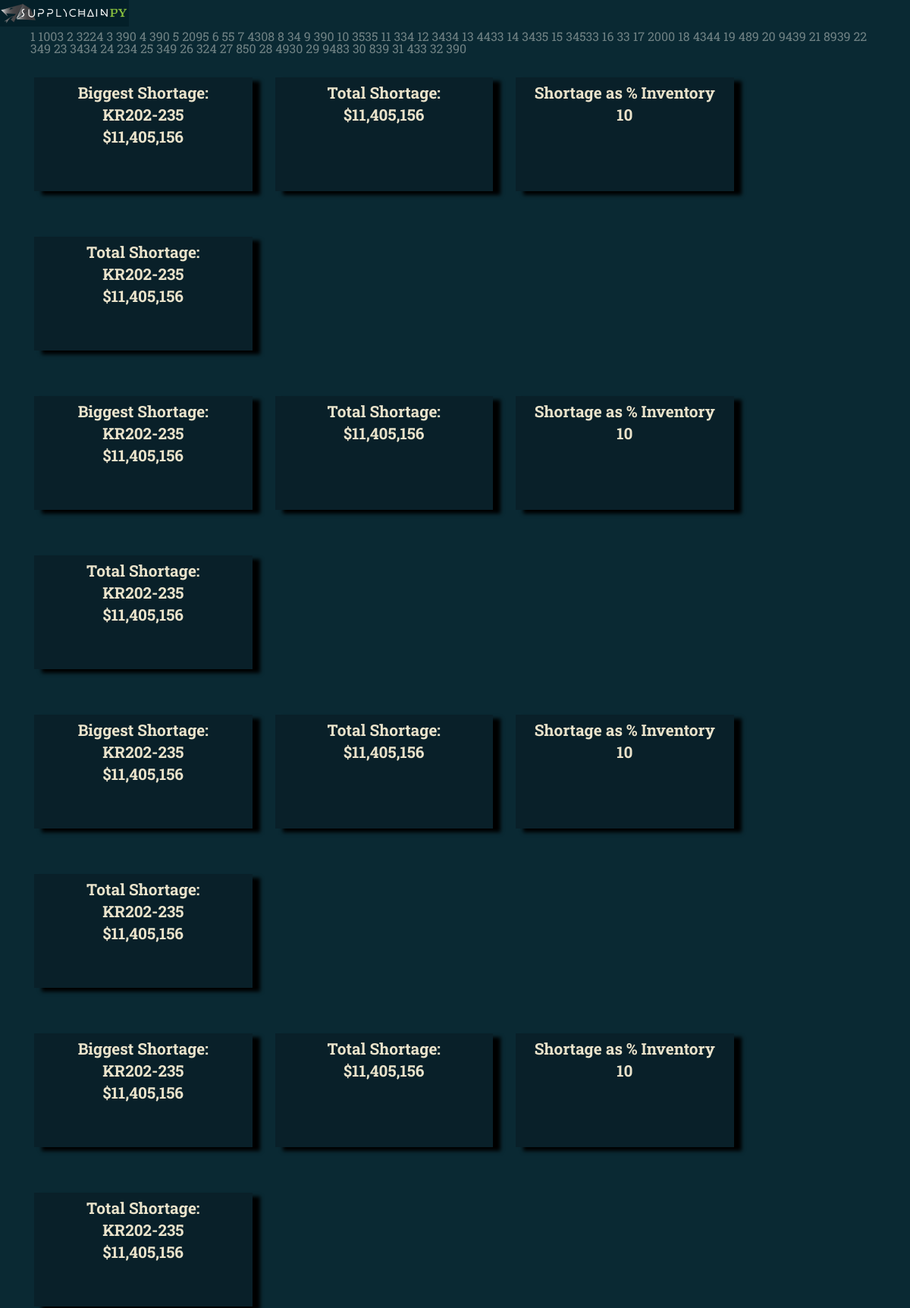
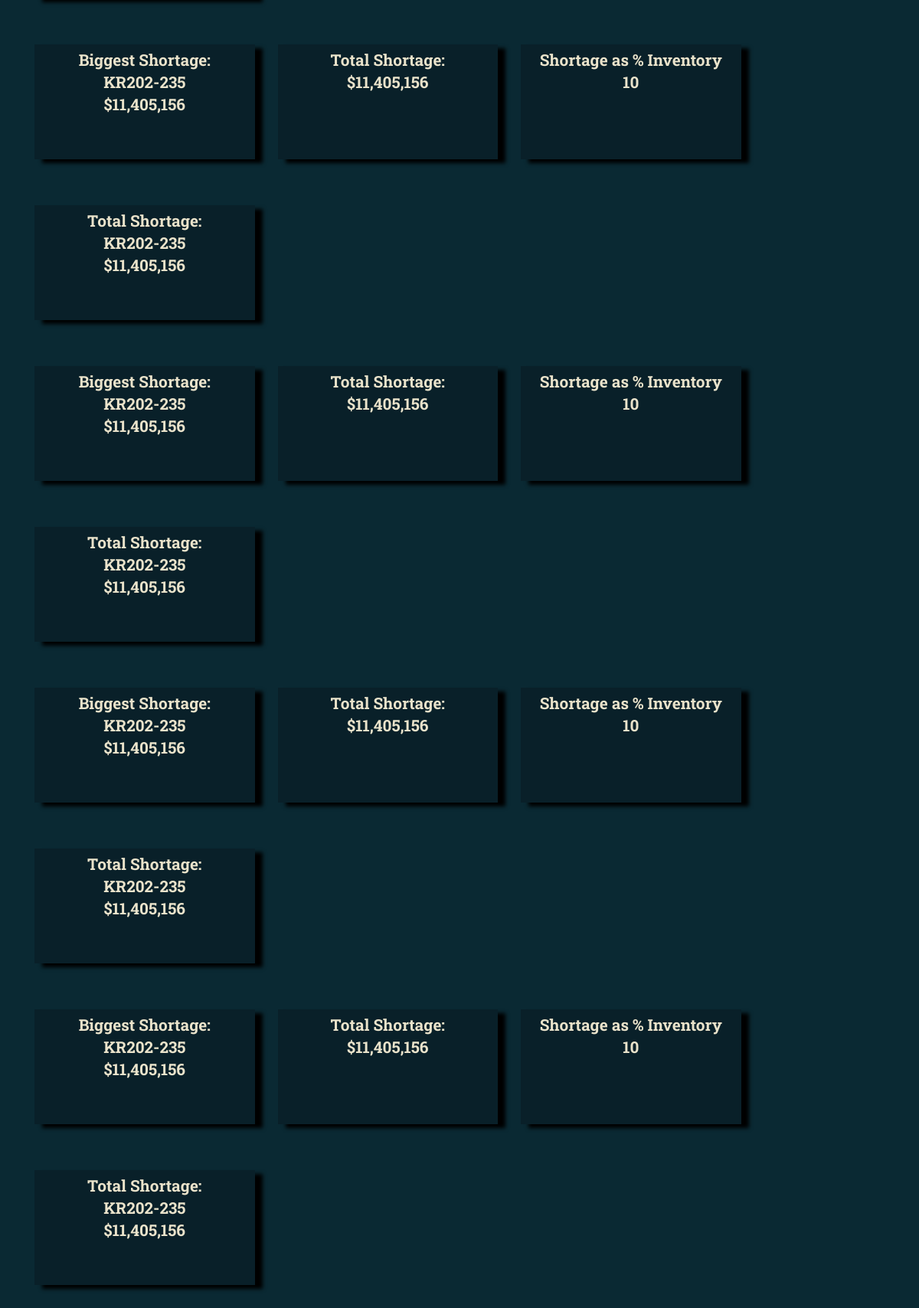
The page /sku_detail on the database its author committed (2 pictures, top to bottom).
### supplychainpy/reporting/views.py (models this page shows, shortened)
class InventoryAnalysis(db.Model):
    __table_args__ = {'sqlite_autoincrement': True}
    id = db.Column(db.Integer(), primary_key=True)
    sku_id = db.Column(db.Integer, db.ForeignKey('master_sku_list.id'))
    abc_xyz_classification = db.Column(db.String(2))
    standard_deviation = db.Column(db.Integer())
    safety_stock = db.Column(db.Integer())
    reorder_level = db.Column(db.Integer())
    economic_order_quantity = db.Column(db.Integer())
    demand_variability = db.Column(db.Integer())
    average_orders = db.Column(db.Float())
    shortages = db.Column(db.Integer())
    excess_stock = db.Column(db.Integer())
    reorder_quantity = db.Column(db.Integer())
    economic_order_variable_cost = db.Column(db.Float())
    unit_cost = db.Column(db.Numeric(12, 2))
    revenue = db.Column(db.Float())
    date = db.Column(db.DateTime())
    safety_stock_rank = db.Column(db.Integer())
    shortage_rank = db.Column(db.Integer())
    excess_cost = db.Column(db.Numeric(12, 2))
    percentage_contribution_revenue = db.Column(db.Float)
    excess_rank = db.Column(db.Integer())
    retail_price = db.Column(db.Numeric(18, 2))
    gross_profit_margin = db.Column(db.Numeric(12, 2))
    min_order = db.Column(db.Integer())
    safety_stock_cost = db.Column(db.Numeric(18, 2))
    revenue_rank = db.Column(db.Integer())
    markup_percentage = db.Column(db.Float())
    max_order = db.Column(db.Integer())
    shortage_cost = db.Column(db.Numeric(18, 2))
    quantity_on_hand = db.Column(db.Integer())
    currency_id = db.Column(db.Integer, db.ForeignKey('currency.id'))
    transaction_log_id = db.Column(db.Integer, db.ForeignKey('transaction_log.id'))

### supplychainpy/reporting/views.py (the view)
@app.route('/sku_detail', methods=['GET'])
@app.route('/sku_detail/<string:sku_id>', methods=['GET'])
def sku(sku_id: str = None):
    if sku_id is not None:
        inventory = db.session.query(InventoryAnalysis).filter(InventoryAnalysis.sku_id == sku_id).all()
    else:
        inventory = db.session.query(InventoryAnalysis).all()
    return flask.render_template('sku.html', inventory=inventory)

### supplychainpy/reporting/templates/sku.html
{% extends "base.html" %}
{% block body%}
<div>
    {% for sku in inventory %}
    {{sku.sku_id}}
    {{sku.quantity_on_hand}}
    {% endfor %}
    <div class=" row">
        <div class=" pebble col-md-3">
            <h1>Biggest Shortage: </h1>
            <h1><strong>KR202-235</strong></h1>
            <h1><strong>$11,405,156</strong></h1>
        </div>
        <div class=" pebble col-md-3">
            <h1>Total Shortage: </h1>
            <h1><strong>$11,405,156</strong></h1>
        </div>
        <div class=" pebble col-md-3">
            <h1>Shortage as % Inventory </h1>
            <h1><strong>10</strong></h1>
        </div>
        <div class=" pebble col-md-3">
            <h1>Total Shortage: </h1>
            <h1><strong>KR202-235</strong></h1>
            <h1><strong>$11,405,156</strong></h1>
        </div>
    </div>
    <div class=" row">
        <div class=" pebble col-md-3">
            <h1>Biggest Shortage: </h1>
            <h1><strong>KR202-235</strong></h1>
            <h1><strong>$11,405,156</strong></h1>
        </div>
        <div class=" pebble col-md-3">
            <h1>Total Shortage: </h1>
            <h1><strong>$11,405,156</strong></h1>
        </div>
        <div class=" pebble col-md-3">
            <h1>Shortage as % Inventory </h1>
            <h1><strong>10</strong></h1>
        </div>
        <div class=" pebble col-md-3">
            <h1>Total Shortage: </h1>
            <h1><strong>KR202-235</strong></h1>
            <h1><strong>$11,405,156</strong></h1>
        </div>
    </div>
    <div class=" row">
        <div class=" pebble col-md-3">
            <h1>Biggest Shortage: </h1>
            <h1><strong>KR202-235</strong></h1>
            <h1><strong>$11,405,156</strong></h1>
        </div>
        <div class=" pebble col-md-3">
            <h1>Total Shortage: </h1>
            <h1><strong>$11,405,156</strong></h1>
        </div>
        <div class=" pebble col-md-3">
            <h1>Shortage as % Inventory </h1>
            <h1><strong>10</strong></h1>
        </div>
        <div class=" pebble col-md-3">
            <h1>Total Shortage: </h1>
            <h1><strong>KR202-235</strong></h1>
            <h1><strong>$11,405,156</strong></h1>
        </div>
    </div>
    <div class=" row">
        <div class=" pebble col-md-3">
            <h1>Biggest Shortage: </h1>
            <h1><strong>KR202-235</strong></h1>
            <h1><strong>$11,405,156</strong></h1>
        </div>
        <div class=" pebble col-md-3">
            <h1>Total Shortage: </h1>
            <h1><strong>$11,405,156</strong></h1>
        </div>
        <div class=" pebble col-md-3">
            <h1>Shortage as % Inventory </h1>
            <h1><strong>10</strong></h1>
        </div>
        <div class=" pebble col-md-3">
            <h1>Total Shortage: </h1>
            <h1><strong>KR202-235</strong></h1>
            <h1><strong>$11,405,156</strong></h1>
        </div>
    </div>
    <div class=" row">
        <div class=" pebble col-md-3">
            <h1>Biggest Shortage: </h1>
            <h1><strong>KR202-235</strong></h1>
            <h1><strong>$11,405,156</strong></h1>
        </div>
        <div class=" pebble col-md-3">
            <h1>Total Shortage: </h1>
            <h1><strong>$11,405,156</strong></h1>
        </div>
        <div class=" pebble col-md-3">
            <h1>Shortage as % Inventory </h1>
            <h1><strong>10</strong></h1>
        </div>
        <div class=" pebble col-md-3">
            <h1>Total Shortage: </h1>
            <h1><strong>KR202-235</strong></h1>
            <h1><strong>$11,405,156</strong></h1>
        </div>
    </div>
    <div class=" row">
        <div class=" pebble col-md-3">
            <h1>Biggest Shortage: </h1>
            <h1><strong>KR202-235</strong></h1>
            <h1><strong>$11,405,156</strong></h1>
        </div>
        <div class=" pebble col-md-3">
            <h1>Total Shortage: </h1>
            <h1><strong>$11,405,156</strong></h1>
        </div>
        <div class=" pebble col-md-3">
            <h1>Shortage as % Inventory </h1>
            <h1><strong>10</strong></h1>
        </div>
        <div class=" pebble col-md-3">
            <h1>Total Shortage: </h1>
            <h1><strong>KR202-235</strong></h1>
            <h1><strong>$11,405,156</strong></h1>
        </div>
    </div>
    <div class=" row">
        <div class=" pebble col-md-3">
            <h1>Biggest Shortage: </h1>
            <h1><strong>KR202-235</strong></h1>
            <h1><strong>$11,405,156</strong></h1>
        </div>
        <div class=" pebble col-md-3">
            <h1>Total Shortage: </h1>
            <h1><strong>$11,405,156</strong></h1>
        </div>
        <div class=" pebble col-md-3">
            <h1>Shortage as % Inventory </h1>
            <h1><strong>10</strong></h1>
        </div>
        <div class=" pebble col-md-3">
            <h1>Total Shortage: </h1>
            <h1><strong>KR202-235</strong></h1>
            <h1><strong>$11,405,156</strong></h1>
        </div>
    </div>
    <div class=" row">
        <div class=" pebble col-md-3">
            <h1>Biggest Shortage: </h1>
            <h1><strong>KR202-235</strong></h1>
            <h1><strong>$11,405,156</strong></h1>
        </div>
        <div class=" pebble col-md-3">
            <h1>Total Shortage: </h1>
            <h1><strong>$11,405,156</strong></h1>
        </div>
        <div class=" pebble col-md-3">
            <h1>Shortage as % Inventory </h1>
            <h1><strong>10</strong></h1>
        </div>
        <div class=" pebble col-md-3">
            <h1>Total Shortage: </h1>
            <h1><strong>KR202-235</strong></h1>
            <h1><strong>$11,405,156</strong></h1>
        </div>
    </div>
</div>
{% endblock %}

### supplychainpy/reporting/static/auxiliary.css (style rules this page uses)
a, abbr, acronym, address, applet, article, aside, audio, b, big, blockquote, body, canvas, caption, center, cite, code, dd, del, details, dfn, div, dl, dt, em, embed, fieldset, figcaption, figure, footer, form, h1, h2, h3, h4, h5, h6, header, hgroup, html, i, iframe, img, ins, kbd, label, legend, li, mark, menu, nav, object, ol, output, p, pre, q, ruby, s, samp, section, small, span, strike, strong, sub, summary, sup, table, tbody, td, tfoot, th, thead, time, tr, tt, u, ul, var, video { margin: 0; padding: 0; border: 0; font: inherit; vertical-align: baseline }
body { line-height: 1 }
body { background-color: #0A2933; color: #708284; font-family: "Roboto Slab"; font-size: 1em; }
h1, h2, h3, h4, h5, h6 { font-family: 'Roboto Slab', "Helvetica Neue", Helvetica, sans-serif; font-weight: 700; color: #EAE3CB; margin-bottom: .4em; }
body { overflow-x: hidden; }
* { margin: 0; padding: 0; }
.pebble { margin-top: 30px; margin-bottom: 30px; margin-right: 10px; padding-top: 10px; padding-bottom: 10px; background-color: #092029; max-width: 300px; height: 150px; font-size: 1.3em; text-align: center; margin-left: 20px; box-shadow: 10px 5px 5px black; }

### rows shown on the page
InventoryAnalysis: sku_id "1", quantity_on_hand "1003"
InventoryAnalysis: sku_id "2", quantity_on_hand "3224"
InventoryAnalysis: sku_id "3", quantity_on_hand "390"
InventoryAnalysis: sku_id "4", quantity_on_hand "390"
InventoryAnalysis: sku_id "5", quantity_on_hand "2095"
InventoryAnalysis: sku_id "6", quantity_on_hand "55"
InventoryAnalysis: sku_id "7", quantity_on_hand "4308"
InventoryAnalysis: sku_id "8", quantity_on_hand "34"
InventoryAnalysis: sku_id "9", quantity_on_hand "390"
InventoryAnalysis: sku_id "10", quantity_on_hand "3535"
InventoryAnalysis: sku_id "11", quantity_on_hand "334"
InventoryAnalysis: sku_id "12", quantity_on_hand "3434"
InventoryAnalysis: sku_id "13", quantity_on_hand "4433"
InventoryAnalysis: sku_id "14", quantity_on_hand "3435"
InventoryAnalysis: sku_id "15", quantity_on_hand "34533"
InventoryAnalysis: sku_id "16", quantity_on_hand "33"
InventoryAnalysis: sku_id "17", quantity_on_hand "2000"
InventoryAnalysis: sku_id "18", quantity_on_hand "4344"
InventoryAnalysis: sku_id "19", quantity_on_hand "489"
InventoryAnalysis: sku_id "20", quantity_on_hand "9439"
InventoryAnalysis: sku_id "21", quantity_on_hand "8939"
InventoryAnalysis: sku_id "22", quantity_on_hand "349"
InventoryAnalysis: sku_id "23", quantity_on_hand "3434"
InventoryAnalysis: sku_id "24", quantity_on_hand "234"
InventoryAnalysis: sku_id "25", quantity_on_hand "349"
InventoryAnalysis: sku_id "26", quantity_on_hand "324"
InventoryAnalysis: sku_id "27", quantity_on_hand "850"
InventoryAnalysis: sku_id "28", quantity_on_hand "4930"
InventoryAnalysis: sku_id "29", quantity_on_hand "9483"
InventoryAnalysis: sku_id "30", quantity_on_hand "839"
InventoryAnalysis: sku_id "31", quantity_on_hand "433"
InventoryAnalysis: sku_id "32", quantity_on_hand "390"
